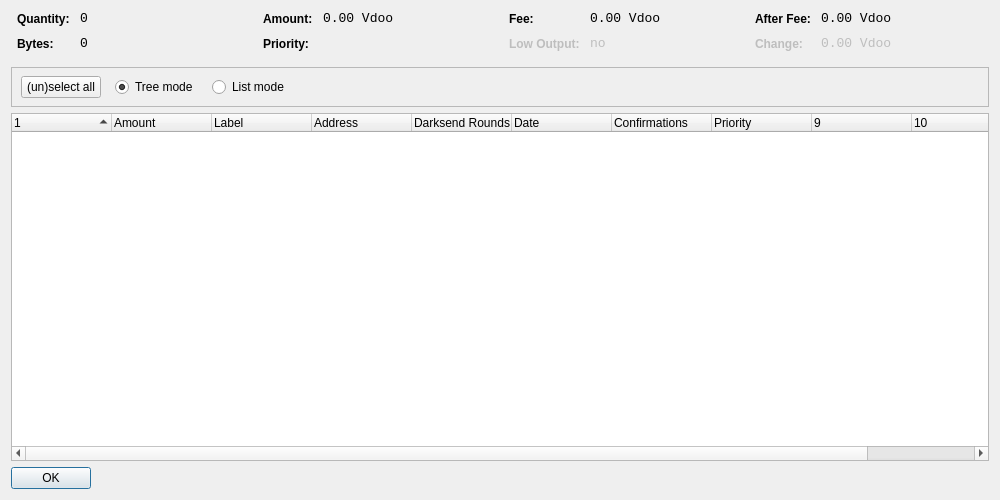
<?xml version="1.0" encoding="UTF-8"?>
<ui version="4.0">
 <class>CoinControlDialog</class>
 <widget class="QDialog" name="CoinControlDialog">
  <property name="geometry">
   <rect>
    <x>0</x>
    <y>0</y>
    <width>1000</width>
    <height>500</height>
   </rect>
  </property>
  <property name="windowTitle">
   <string>Coin Control</string>
  </property>
  <layout class="QVBoxLayout" name="verticalLayout">
   <item>
    <layout class="QHBoxLayout" name="horizontalLayoutTop" stretch="0,0,0,0">
     <property name="topMargin">
      <number>0</number>
     </property>
     <property name="bottomMargin">
      <number>10</number>
     </property>
     <item>
      <layout class="QFormLayout" name="formLayoutCoinControl1">
       <property name="horizontalSpacing">
        <number>10</number>
       </property>
       <property name="verticalSpacing">
        <number>10</number>
       </property>
       <property name="leftMargin">
        <number>6</number>
       </property>
       <property name="rightMargin">
        <number>6</number>
       </property>
       <item row="0" column="0">
        <widget class="QLabel" name="labelCoinControlQuantityText">
         <property name="styleSheet">
          <string notr="true">font-weight:bold;</string>
         </property>
         <property name="text">
          <string>Quantity:</string>
         </property>
        </widget>
       </item>
       <item row="0" column="1">
        <widget class="QLabel" name="labelCoinControlQuantity">
         <property name="font">
          <font>
           <family>Monospace</family>
           <pointsize>10</pointsize>
          </font>
         </property>
         <property name="cursor">
          <cursorShape>IBeamCursor</cursorShape>
         </property>
         <property name="contextMenuPolicy">
          <enum>Qt::ActionsContextMenu</enum>
         </property>
         <property name="text">
          <string notr="true">0</string>
         </property>
         <property name="textInteractionFlags">
          <set>Qt::LinksAccessibleByMouse|Qt::TextSelectableByKeyboard|Qt::TextSelectableByMouse</set>
         </property>
        </widget>
       </item>
       <item row="1" column="0">
        <widget class="QLabel" name="labelCoinControlBytesText">
         <property name="styleSheet">
          <string notr="true">font-weight:bold;</string>
         </property>
         <property name="text">
          <string>Bytes:</string>
         </property>
        </widget>
       </item>
       <item row="1" column="1">
        <widget class="QLabel" name="labelCoinControlBytes">
         <property name="font">
          <font>
           <family>Monospace</family>
           <pointsize>10</pointsize>
          </font>
         </property>
         <property name="cursor">
          <cursorShape>IBeamCursor</cursorShape>
         </property>
         <property name="contextMenuPolicy">
          <enum>Qt::ActionsContextMenu</enum>
         </property>
         <property name="text">
          <string notr="true">0</string>
         </property>
         <property name="textInteractionFlags">
          <set>Qt::LinksAccessibleByMouse|Qt::TextSelectableByKeyboard|Qt::TextSelectableByMouse</set>
         </property>
        </widget>
       </item>
      </layout>
     </item>
     <item>
      <layout class="QFormLayout" name="formLayoutCoinControl2">
       <property name="horizontalSpacing">
        <number>10</number>
       </property>
       <property name="verticalSpacing">
        <number>10</number>
       </property>
       <property name="leftMargin">
        <number>6</number>
       </property>
       <property name="rightMargin">
        <number>6</number>
       </property>
       <item row="0" column="0">
        <widget class="QLabel" name="labelCoinControlAmountText">
         <property name="styleSheet">
          <string notr="true">font-weight:bold;</string>
         </property>
         <property name="text">
          <string>Amount:</string>
         </property>
        </widget>
       </item>
       <item row="0" column="1">
        <widget class="QLabel" name="labelCoinControlAmount">
         <property name="font">
          <font>
           <family>Monospace</family>
           <pointsize>10</pointsize>
          </font>
         </property>
         <property name="cursor">
          <cursorShape>IBeamCursor</cursorShape>
         </property>
         <property name="contextMenuPolicy">
          <enum>Qt::ActionsContextMenu</enum>
         </property>
         <property name="text">
          <string notr="true">0.00 Vdoo</string>
         </property>
         <property name="textInteractionFlags">
          <set>Qt::LinksAccessibleByMouse|Qt::TextSelectableByKeyboard|Qt::TextSelectableByMouse</set>
         </property>
        </widget>
       </item>
       <item row="1" column="0">
        <widget class="QLabel" name="labelCoinControlPriorityText">
         <property name="styleSheet">
          <string notr="true">font-weight:bold;</string>
         </property>
         <property name="text">
          <string>Priority:</string>
         </property>
        </widget>
       </item>
       <item row="1" column="1">
        <widget class="QLabel" name="labelCoinControlPriority">
         <property name="font">
          <font>
           <family>Monospace</family>
           <pointsize>10</pointsize>
          </font>
         </property>
         <property name="cursor">
          <cursorShape>IBeamCursor</cursorShape>
         </property>
         <property name="contextMenuPolicy">
          <enum>Qt::ActionsContextMenu</enum>
         </property>
         <property name="text">
          <string/>
         </property>
         <property name="textInteractionFlags">
          <set>Qt::LinksAccessibleByMouse|Qt::TextSelectableByKeyboard|Qt::TextSelectableByMouse</set>
         </property>
        </widget>
       </item>
      </layout>
     </item>
     <item>
      <layout class="QFormLayout" name="formLayoutCoinControl3">
       <property name="horizontalSpacing">
        <number>10</number>
       </property>
       <property name="verticalSpacing">
        <number>10</number>
       </property>
       <property name="leftMargin">
        <number>6</number>
       </property>
       <property name="rightMargin">
        <number>6</number>
       </property>
       <item row="0" column="0">
        <widget class="QLabel" name="labelCoinControlFeeText">
         <property name="styleSheet">
          <string notr="true">font-weight:bold;</string>
         </property>
         <property name="text">
          <string>Fee:</string>
         </property>
        </widget>
       </item>
       <item row="0" column="1">
        <widget class="QLabel" name="labelCoinControlFee">
         <property name="font">
          <font>
           <family>Monospace</family>
           <pointsize>10</pointsize>
          </font>
         </property>
         <property name="cursor">
          <cursorShape>IBeamCursor</cursorShape>
         </property>
         <property name="contextMenuPolicy">
          <enum>Qt::ActionsContextMenu</enum>
         </property>
         <property name="text">
          <string notr="true">0.00 Vdoo</string>
         </property>
         <property name="textInteractionFlags">
          <set>Qt::LinksAccessibleByMouse|Qt::TextSelectableByKeyboard|Qt::TextSelectableByMouse</set>
         </property>
        </widget>
       </item>
       <item row="1" column="0">
        <widget class="QLabel" name="labelCoinControlLowOutputText">
         <property name="enabled">
          <bool>false</bool>
         </property>
         <property name="styleSheet">
          <string notr="true">font-weight:bold;</string>
         </property>
         <property name="text">
          <string>Low Output:</string>
         </property>
        </widget>
       </item>
       <item row="1" column="1">
        <widget class="QLabel" name="labelCoinControlLowOutput">
         <property name="enabled">
          <bool>false</bool>
         </property>
         <property name="font">
          <font>
           <family>Monospace</family>
           <pointsize>10</pointsize>
          </font>
         </property>
         <property name="cursor">
          <cursorShape>IBeamCursor</cursorShape>
         </property>
         <property name="contextMenuPolicy">
          <enum>Qt::ActionsContextMenu</enum>
         </property>
         <property name="text">
          <string notr="true">no</string>
         </property>
         <property name="textInteractionFlags">
          <set>Qt::LinksAccessibleByMouse|Qt::TextSelectableByKeyboard|Qt::TextSelectableByMouse</set>
         </property>
        </widget>
       </item>
      </layout>
     </item>
     <item>
      <layout class="QFormLayout" name="formLayoutCoinControl4">
       <property name="horizontalSpacing">
        <number>10</number>
       </property>
       <property name="verticalSpacing">
        <number>10</number>
       </property>
       <property name="leftMargin">
        <number>6</number>
       </property>
       <property name="rightMargin">
        <number>6</number>
       </property>
       <item row="0" column="0">
        <widget class="QLabel" name="labelCoinControlAfterFeeText">
         <property name="styleSheet">
          <string notr="true">font-weight:bold;</string>
         </property>
         <property name="text">
          <string>After Fee:</string>
         </property>
        </widget>
       </item>
       <item row="0" column="1">
        <widget class="QLabel" name="labelCoinControlAfterFee">
         <property name="font">
          <font>
           <family>Monospace</family>
           <pointsize>10</pointsize>
          </font>
         </property>
         <property name="cursor">
          <cursorShape>IBeamCursor</cursorShape>
         </property>
         <property name="contextMenuPolicy">
          <enum>Qt::ActionsContextMenu</enum>
         </property>
         <property name="text">
          <string notr="true">0.00 Vdoo</string>
         </property>
         <property name="textInteractionFlags">
          <set>Qt::LinksAccessibleByMouse|Qt::TextSelectableByKeyboard|Qt::TextSelectableByMouse</set>
         </property>
        </widget>
       </item>
       <item row="1" column="0">
        <widget class="QLabel" name="labelCoinControlChangeText">
         <property name="enabled">
          <bool>false</bool>
         </property>
         <property name="styleSheet">
          <string notr="true">font-weight:bold;</string>
         </property>
         <property name="text">
          <string>Change:</string>
         </property>
        </widget>
       </item>
       <item row="1" column="1">
        <widget class="QLabel" name="labelCoinControlChange">
         <property name="enabled">
          <bool>false</bool>
         </property>
         <property name="font">
          <font>
           <family>Monospace</family>
           <pointsize>10</pointsize>
          </font>
         </property>
         <property name="cursor">
          <cursorShape>IBeamCursor</cursorShape>
         </property>
         <property name="contextMenuPolicy">
          <enum>Qt::ActionsContextMenu</enum>
         </property>
         <property name="text">
          <string notr="true">0.00 Vdoo</string>
         </property>
         <property name="textInteractionFlags">
          <set>Qt::LinksAccessibleByMouse|Qt::TextSelectableByKeyboard|Qt::TextSelectableByMouse</set>
         </property>
        </widget>
       </item>
      </layout>
     </item>
    </layout>
   </item>
   <item>
    <widget class="QFrame" name="frame">
     <property name="minimumSize">
      <size>
       <width>0</width>
       <height>40</height>
      </size>
     </property>
     <property name="frameShape">
      <enum>QFrame::StyledPanel</enum>
     </property>
     <property name="frameShadow">
      <enum>QFrame::Sunken</enum>
     </property>
     <widget class="QWidget" name="horizontalLayoutWidget">
      <property name="geometry">
       <rect>
        <x>10</x>
        <y>0</y>
        <width>781</width>
        <height>41</height>
       </rect>
      </property>
      <layout class="QHBoxLayout" name="horizontalLayoutPanel" stretch="0,0,0,0,0">
       <property name="spacing">
        <number>14</number>
       </property>
       <item>
        <widget class="QPushButton" name="pushButtonSelectAll">
         <property name="sizePolicy">
          <sizepolicy hsizetype="Maximum" vsizetype="Fixed">
           <horstretch>0</horstretch>
           <verstretch>0</verstretch>
          </sizepolicy>
         </property>
         <property name="text">
          <string>(un)select all</string>
         </property>
        </widget>
       </item>
       <item>
        <widget class="QRadioButton" name="radioTreeMode">
         <property name="sizePolicy">
          <sizepolicy hsizetype="Maximum" vsizetype="Fixed">
           <horstretch>0</horstretch>
           <verstretch>0</verstretch>
          </sizepolicy>
         </property>
         <property name="text">
          <string>Tree mode</string>
         </property>
         <property name="checked">
          <bool>true</bool>
         </property>
        </widget>
       </item>
       <item>
        <widget class="QRadioButton" name="radioListMode">
         <property name="sizePolicy">
          <sizepolicy hsizetype="Maximum" vsizetype="Fixed">
           <horstretch>0</horstretch>
           <verstretch>0</verstretch>
          </sizepolicy>
         </property>
         <property name="text">
          <string>List mode</string>
         </property>
        </widget>
       </item>
       <item>
        <spacer name="horizontalSpacer">
         <property name="orientation">
          <enum>Qt::Horizontal</enum>
         </property>
         <property name="sizeHint" stdset="0">
          <size>
           <width>40</width>
           <height>20</height>
          </size>
         </property>
        </spacer>
       </item>
      </layout>
     </widget>
    </widget>
   </item>
   <item>
    <widget class="CoinControlTreeWidget" name="treeWidget">
     <property name="contextMenuPolicy">
      <enum>Qt::CustomContextMenu</enum>
     </property>
     <property name="sortingEnabled">
      <bool>false</bool>
     </property>
     <property name="columnCount">
      <number>11</number>
     </property>
     <attribute name="headerShowSortIndicator" stdset="0">
      <bool>true</bool>
     </attribute>
     <attribute name="headerStretchLastSection">
      <bool>false</bool>
     </attribute>
     <column>
      <property name="text">
       <string/>
      </property>
     </column>
     <column>
      <property name="text">
       <string>Amount</string>
      </property>
     </column>
     <column>
      <property name="text">
       <string>Label</string>
      </property>
     </column>
     <column>
      <property name="text">
       <string>Address</string>
      </property>
     </column>
     <column>
      <property name="text">
       <string>Darksend Rounds</string>
      </property>
    </column>
     <column>
      <property name="text">
       <string>Date</string>
      </property>
     </column>
     <column>
      <property name="text">
       <string>Confirmations</string>
      </property>
      <property name="toolTip">
       <string>Confirmed</string>
      </property>
     </column>
     <column>
      <property name="text">
       <string>Priority</string>
      </property>
     </column>
     <column>
      <property name="text">
       <string/>
      </property>
     </column>
     <column>
      <property name="text">
       <string/>
      </property>
     </column>
     <column>
      <property name="text">
       <string/>
      </property>
     </column>
     <column>
      <property name="text">
       <string/>
      </property>
     </column>
    </widget>
   </item>
   <item>
    <widget class="QDialogButtonBox" name="buttonBox">
     <property name="sizePolicy">
      <sizepolicy hsizetype="Maximum" vsizetype="Fixed">
       <horstretch>0</horstretch>
       <verstretch>0</verstretch>
      </sizepolicy>
     </property>
     <property name="orientation">
      <enum>Qt::Horizontal</enum>
     </property>
     <property name="standardButtons">
      <set>QDialogButtonBox::Ok</set>
     </property>
    </widget>
   </item>
  </layout>
 </widget>
 <customwidgets>
  <customwidget>
   <class>CoinControlTreeWidget</class>
   <extends>QTreeWidget</extends>
   <header>coincontroltreewidget.h</header>
  </customwidget>
 </customwidgets>
 <resources/>
 <connections/>
</ui>
